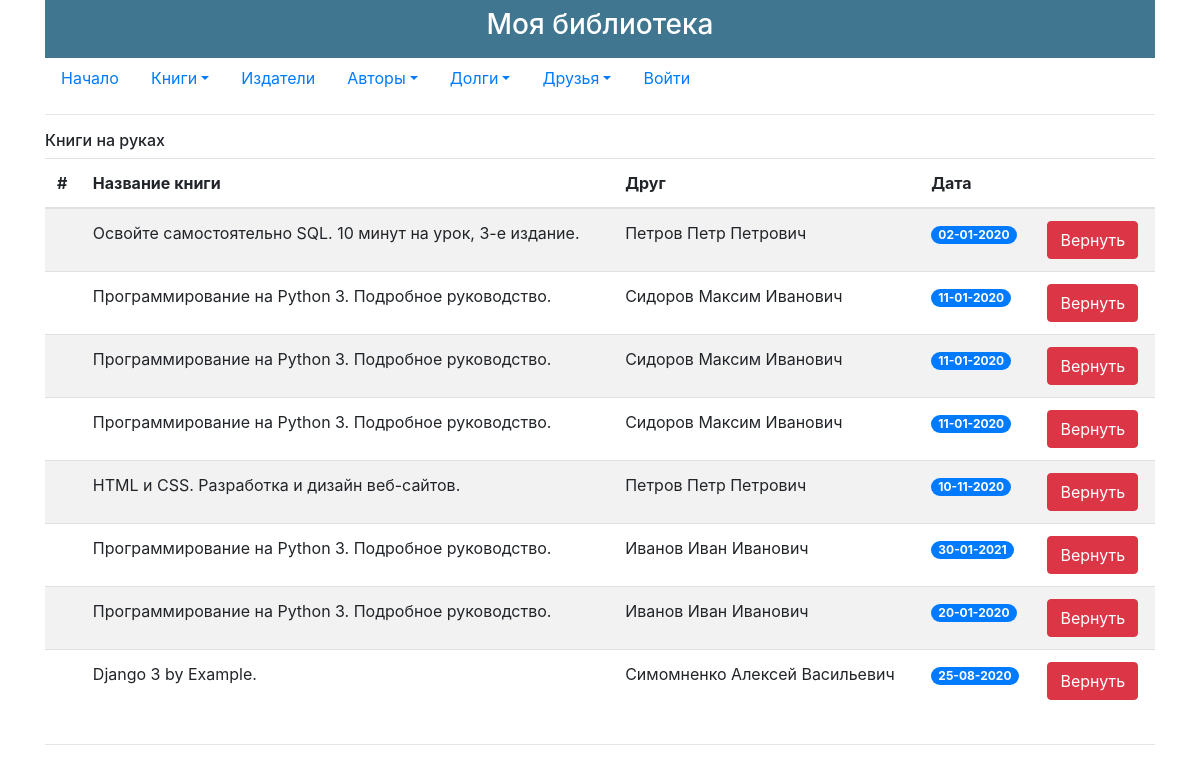
Page /borrow/list on the committed database.
### p_library/models.py (models this page shows, shortened)
class BorrowBook(models.Model):
    PERFECT = '00%'
    USED = '10%'
    DAMAGED = '50%'
    BOOK_STATE = [
        (PERFECT, "Идеальное состояние"),
        (USED, 'Заметные следы'),
        (DAMAGED, 'Значительное повреждение')
    ]
    book = models.ForeignKey(Book, on_delete=models.CASCADE, related_name='borrowed_book')
    friend = models.ForeignKey(Friend, on_delete=models.CASCADE, related_name='borrowed_friend')
    borrow_date = models.DateField() #заполняется при выдаче
    return_date = models.DateField(blank=True, null=True) #заполняется при сдаче
    state_before = models.TextField()
    state_after = models.TextField(blank=True)
    returned_flag = models.BooleanField(default=False)
    penalties = models.CharField(max_length=3, choices=BOOK_STATE, default=PERFECT)

class Book(models.Model):
    ISBN = models.CharField(max_length=13)
    title = models.TextField()
    description = models.TextField()
    year_release = models.SmallIntegerField()
    copy_count = models.SmallIntegerField(default=1)
    price = models.DecimalField(default=1, decimal_places=2, max_digits=10)
    author = models.ForeignKey(Author, on_delete = models.CASCADE)
    publisher = models.ForeignKey(Publisher, on_delete = models.CASCADE, related_name='books')
    friend = models.ManyToManyField(Friend,through='BorrowBook',related_name='borrows', blank=True)

class Friend(models.Model):
    full_name = models.TextField()
    phone = models.CharField(max_length=13)
    rating = models.SmallIntegerField(default=0)

### p_library/views.py (the view)
# urls.py: path('borrow/list',views.BorrowBookBack.as_view(),name = 'borrow_book_back'),
class BorrowBookBack(ListView):
    model = BorrowBook
    form_class = BorrowBookFormBack
    template_name = 'borrow_book_back.html'

### p_library/templates/borrow_book_back.html (shortened to what this page needs)
{% extends 'base.html' %}
{% block content %}
<p class="h6">Книги на руках</p>
<table class="table table-striped">
    <thead>
      <tr>
        <th scope="col">#</th>
        <th scope="col">Название книги</th>
        <th scope="col">Друг</th>
        <th scope="col">Дата</th>
        <th scope="col"></th>
      </tr>
    </thead>
    <tbody>
        {% for borrow in object_list %}
            {% if not borrow.returned_flag %}
                <tr>
                    <th scope="row"></th>
                    <td>{{ borrow.book.title }}</td>
                    <td>{{ borrow.friend.full_name }}</td>
                    <td>
                        <span class="badge badge-primary badge-pill">{{ borrow.borrow_date|date:'d-m-Y' }}</span>
                    </td>
                    <td>
                        <form action="/borrow/return/{{borrow.id}}" method="GET" enctype="multipart/form-data">
                            <input class="btn btn-danger" type="submit" value="Вернуть" />
                        </form>
                    </td>
                </tr>
            {% endif %}
        {% endfor%}
    </tbody>
</table>
{% endblock %}

### rows in the picture
BorrowBook: book "Освойте самостоятельно SQL. 10 минут на урок, 3-е издание.", friend.full_name "Петров Петр Петрович", borrow_date "02-01-2020"
BorrowBook: book "Программирование на Python 3. Подробное руководство.", friend.full_name "Сидоров Максим Иванович", borrow_date "11-01-2020"
BorrowBook: book "Программирование на Python 3. Подробное руководство.", friend.full_name "Сидоров Максим Иванович", borrow_date "11-01-2020"
BorrowBook: book "Программирование на Python 3. Подробное руководство.", friend.full_name "Сидоров Максим Иванович", borrow_date "11-01-2020"
BorrowBook: book "HTML и CSS. Разработка и дизайн веб-сайтов.", friend.full_name "Петров Петр Петрович", borrow_date "10-11-2020"
BorrowBook: book "Программирование на Python 3. Подробное руководство.", friend.full_name "Иванов Иван Иванович", borrow_date "30-01-2021"
BorrowBook: book "Программирование на Python 3. Подробное руководство.", friend.full_name "Иванов Иван Иванович", borrow_date "20-01-2020"
BorrowBook: book "Django 3 by Example.", friend.full_name "Симомненко Алексей Васильевич", borrow_date "25-08-2020"
